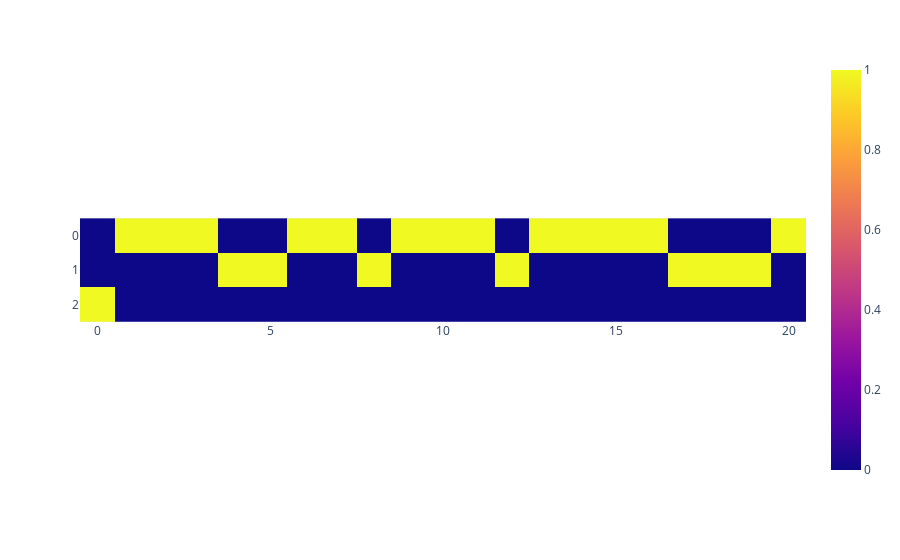

Notebook code for this chart:
### Code cell
px.imshow(model.embedding(x).T.detach().cpu().numpy())

### Figure 1 — Plotly figure (JSON) as saved in the notebook; plotly's stock layout.template omitted (floating-point values rounded to 4 significant figures)
{"data": [{"coloraxis": "coloraxis", "hovertemplate": "x: %{x}<br>y: %{y}<br>color: %{z}<extra></extra>", "name": "0", "type": "heatmap", "xaxis": "x", "yaxis": "y", "z": [[0, 1, 1, 1, 0, 0, 1, 1, 0, 1, 1, 1, 0, 1, 1, 1, 1, 0, 0, 0, 1], [0, 0, 0, 0, 1, 1, 0, 0, 1, 0, 0, 0, 1, 0, 0, 0, 0, 1, 1, 1, 0], [1, 0, 0, 0, 0, 0, 0, 0, 0, 0, 0, 0, 0, 0, 0, 0, 0, 0, 0, 0, 0]]}], "layout": {"coloraxis": {"colorscale": [[0, "#0d0887"], [0.1111, "#46039f"], [0.2222, "#7201a8"], [0.3333, "#9c179e"], [0.4444, "#bd3786"], [0.5556, "#d8576b"], [0.6667, "#ed7953"], [0.7778, "#fb9f3a"], [0.8889, "#fdca26"], [1, "#f0f921"]]}, "margin": {"t": 60}, "xaxis": {"anchor": "y", "constrain": "domain", "domain": [0, 1], "scaleanchor": "y"}, "yaxis": {"anchor": "x", "autorange": "reversed", "constrain": "domain", "domain": [0, 1]}}}
